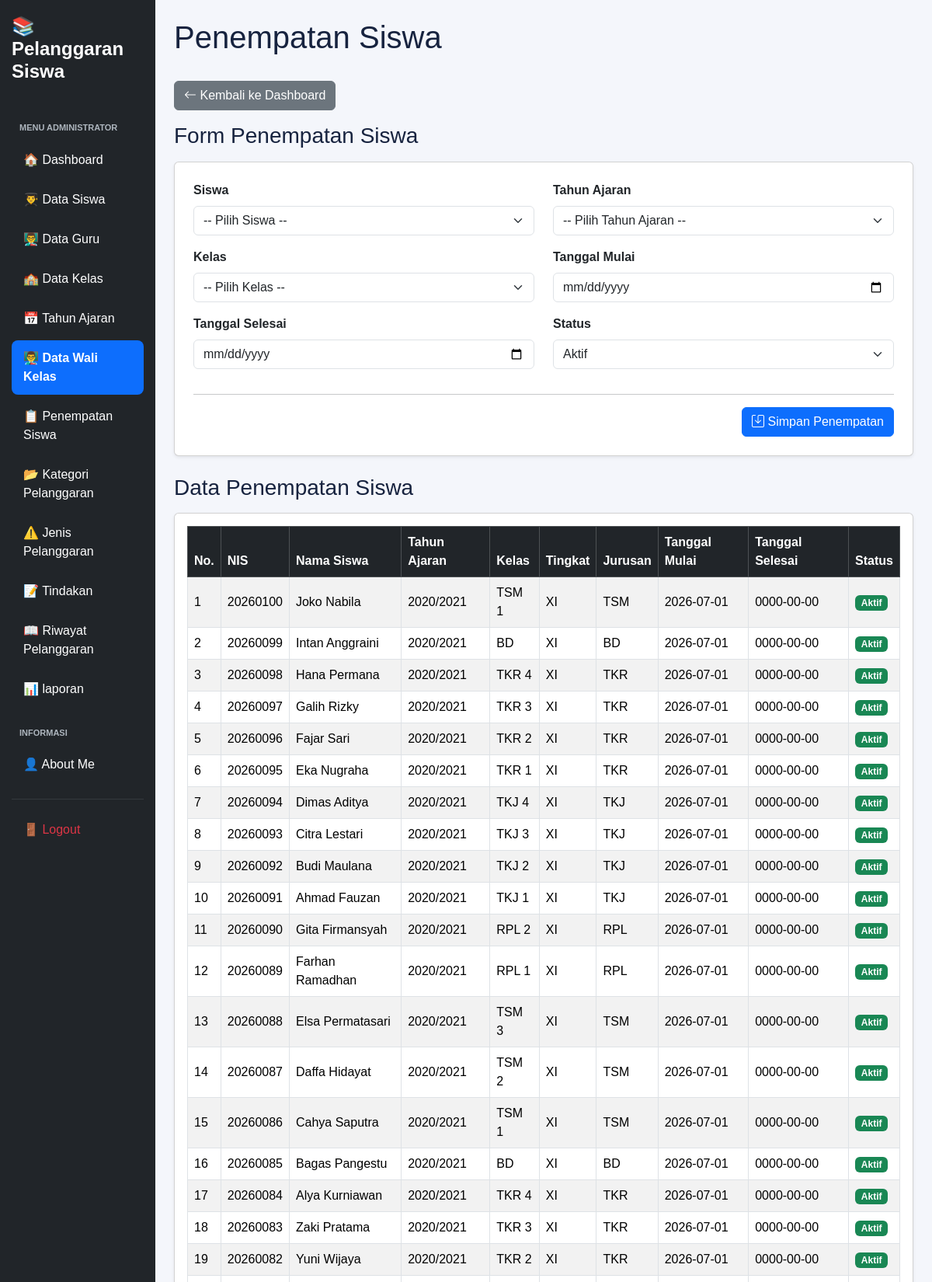
/kelola_walikelas.php (signed in, upper part), run on the app's committed database.
### tables this page shows
CREATE TABLE `t_kelas_siswa` (
  `id` int(11) NOT NULL,
  `siswa_id` int(11) DEFAULT NULL,
  `tahun_ajaran_id` int(11) DEFAULT NULL,
  `kelas_id` int(11) DEFAULT NULL,
  `tanggal_mulai` date NOT NULL,
  `tanggal_selesai` date NOT NULL,
  `status_aktif` tinyint(1) NOT NULL,
  `created_at` timestamp NOT NULL DEFAULT current_timestamp(),
  `updated_at` timestamp NOT NULL DEFAULT current_timestamp()
);

CREATE TABLE `t_siswa` (
  `id` int(11) NOT NULL,
  `nis` varchar(30) DEFAULT NULL,
  `nisn` varchar(20) NOT NULL,
  `nama` varchar(150) DEFAULT NULL,
  `jenis_kelamin` char(1) NOT NULL,
  `tanggal_lahir` date NOT NULL,
  `alamat` text NOT NULL,
  `status_aktif` tinyint(1) NOT NULL,
  `created_at` timestamp NOT NULL DEFAULT current_timestamp(),
  `updated_at` timestamp NOT NULL DEFAULT current_timestamp()
);

CREATE TABLE `t_tahun_ajaran` (
  `id` int(11) NOT NULL,
  `nama` varchar(20) DEFAULT NULL,
  `tanggal_mulai` date NOT NULL,
  `tanggal_selesai` date NOT NULL,
  `status_aktif` tinyint(1) NOT NULL,
  `created_at` timestamp NOT NULL DEFAULT current_timestamp(),
  `updated_at` timestamp NOT NULL DEFAULT current_timestamp()
);

CREATE TABLE `t_kelas` (
  `id` int(11) NOT NULL,
  `nama` varchar(100) DEFAULT NULL,
  `tingkat` varchar(20) NOT NULL,
  `jurusan` varchar(100) NOT NULL,
  `status_aktif` tinyint(1) NOT NULL,
  `created_at` timestamp NOT NULL DEFAULT current_timestamp(),
  `updated_at` timestamp NOT NULL DEFAULT current_timestamp()
);

### kelola_walikelas.php (the view, shortened to what this page needs)
<?php
include 'config/koneksi.php';
$sql = "SELECT
            ks.id,
            s.nis,
            s.nama AS nama_siswa,
            ta.nama AS tahun_ajaran,
            k.nama AS nama_kelas,
            k.tingkat,
            k.jurusan,
            ks.tanggal_mulai,
            ks.tanggal_selesai,
            ks.status_aktif
        FROM t_kelas_siswa ks
        LEFT JOIN t_siswa s ON ks.siswa_id = s.id
        LEFT JOIN t_tahun_ajaran ta ON ks.tahun_ajaran_id = ta.id
        LEFT JOIN t_kelas k ON ks.kelas_id = k.id
        ORDER BY ks.id DESC";
$hasil = mysqli_query($koneksi, $sql);
?>
<!DOCTYPE html>
<html lang="id">
<head>
    <link href="https://cdn.jsdelivr.net/npm/bootstrap@5.3.8/dist/css/bootstrap.min.css"
          rel="stylesheet">
    <link href="https://cdn.jsdelivr.net/npm/bootstrap-icons@1.11.3/font/bootstrap-icons.css"
          rel="stylesheet">
    <link href="https://cdn.datatables.net/2.3.4/css/dataTables.bootstrap5.min.css"
          rel="stylesheet">
    <link rel="stylesheet" href="layout/style.css">
</head>
<body>
<div class="container-fluid">
    <div class="row">
        <?php include 'layout/sidebar.php'; ?>
        <main class="col-md-9 col-lg-10 p-4">
            <div class="d-flex justify-content-between align-items-center mb-4">
                <h1>Penempatan Siswa</h1>
            </div>
            <a href="dashboard.php" class="btn btn-secondary mb-3">
                <i class="bi bi-arrow-left"></i>
                Kembali ke Dashboard
            </a>
            <h3 class="mb-3">Form Penempatan Siswa</h3>
            <div class="card shadow-sm mb-4">
                <div class="card-body p-4">
                    <form action="proses_simpan_penempatan.php" method="POST">
                        <div class="row">
                            <div class="col-md-6 mb-3">
                                <label class="form-label fw-semibold">
                                    Siswa
                                </label>
                                <select name="siswa_id"
                                        class="form-select"
                                        required>
                                    <option value="">
                                        -- Pilih Siswa --
                                    </option>
                                </select>
                            </div>
                            <div class="col-md-6 mb-3">
                                <label class="form-label fw-semibold">
                                    Tahun Ajaran
                                </label>
                                <select name="tahun_ajaran_id"
                                        class="form-select"
                                        required>
                                    <option value="">
                                        -- Pilih Tahun Ajaran --
                                    </option>
                                </select>
                            </div>
                            <div class="col-md-6 mb-3">
                                <label class="form-label fw-semibold">
                                    Kelas
                                </label>
                                <select name="kelas_id"
                                        class="form-select"
                                        required>
                                    <option value="">
                                        -- Pilih Kelas --
                                    </option>
                                </select>
                            </div>
                            <div class="col-md-6 mb-3">
                                <label class="form-label fw-semibold">
                                    Tanggal Mulai
                                </label>
                                <input type="date"
                                       name="tanggal_mulai"
                                       class="form-control"
                                       required>
                            </div>
                            <div class="col-md-6 mb-3">
                                <label class="form-label fw-semibold">
                                    Tanggal Selesai
                                </label>
                                <input type="date"
                                       name="tanggal_selesai"
                                       class="form-control"
                                       required>
                            </div>
                            <div class="col-md-6 mb-3">
                                <label class="form-label fw-semibold">
                                    Status
                                </label>
                                <select name="status_aktif"
                                        class="form-select"
                                        required>
                                    <option value="1">Aktif</option>
                                </select>
                            </div>
                        </div>
                        <hr>
                        <div class="d-flex justify-content-end">
                            <button type="submit" class="btn btn-primary">
                                <i class="bi bi-save"></i>
                                Simpan Penempatan
                            </button>
                        </div>
                    </form>
                </div>
            </div>
            <h3 class="mb-3">Data Penempatan Siswa</h3>
            <div class="card shadow-sm">
                <div class="card-body">
                    <div class="table-responsive">
                        <table id="tabelPenempatan"
                               class="table table-striped table-bordered table-hover align-middle w-100">
                            <thead class="table-dark">
                                <tr>
                                    <th>No.</th>
                                    <th>NIS</th>
                                    <th>Nama Siswa</th>
                                    <th>Tahun Ajaran</th>
                                    <th>Kelas</th>
                                    <th>Tingkat</th>
                                    <th>Jurusan</th>
                                    <th>Tanggal Mulai</th>
                                    <th>Tanggal Selesai</th>
                                    <th>Status</th>
                                </tr>
                            </thead>
                            <tbody>
                                <?php
                                $no = 1;
                                while ($row = mysqli_fetch_assoc($hasil)) {
                                ?>
                                <tr>
                                    <td><?= $no++ ?></td>
                                    <td>
                                        <?= htmlspecialchars($row['nis'] ?? '-') ?>
                                    </td>
                                    <td>
                                        <?= htmlspecialchars($row['nama_siswa'] ?? '-') ?>
                                    </td>
                                    <td>
                                        <?= htmlspecialchars($row['tahun_ajaran'] ?? '-') ?>
                                    </td>
                                    <td>
                                        <?= htmlspecialchars($row['nama_kelas'] ?? '-') ?>
                                    </td>
                                    <td>
                                        <?= htmlspecialchars($row['tingkat'] ?? '-') ?>
                                    </td>
                                    <td>
                                        <?= htmlspecialchars($row['jurusan'] ?? '-') ?>
                                    </td>
                                    <td>
                                        <?= htmlspecialchars($row['tanggal_mulai'] ?? '-') ?>
                                    </td>
                                    <td>
                                        <?= htmlspecialchars($row['tanggal_selesai'] ?? '-') ?>
                                    </td>
                                    <td>
                                        <?php if ($row['status_aktif'] == 1) { ?>
                                            <span class="badge bg-success">
                                                Aktif
                                            </span>
                                        <?php } else { ?>
                                            <span class="badge bg-secondary">
                                                Tidak Aktif
                                            </span>
                                        <?php } ?>
                                    </td>
                                </tr>
                                <?php } ?>
                            </tbody>
                        </table>
                    </div>
                </div>
            </div>
        </main>
    </div>
</div>
</body>
</html>

### layout/style.css (style rules this page uses)
:root { --primary: #3659d9; --navy: #17233f; --background: #f4f6fb; --text-muted: #778198; --border: #e8ecf4; }
* { box-sizing: border-box; }
body { margin: 0; font-family: 'Poppins', sans-serif; background: var(--background); color: var(--navy); }

### data on the page
t_kelas_siswa: siswa.nis "20260100", siswa.nama "Joko Nabila", tahun_ajaran.nama "2020/2021", kelas.nama "TSM 1", kelas.tingkat "XI", kelas.jurusan "TSM", tanggal_mulai "2026-07-01", tanggal_selesai "0000-00-00", status_aktif "Aktif"
t_kelas_siswa: siswa.nis "20260099", siswa.nama "Intan Anggraini", tahun_ajaran.nama "2020/2021", kelas.nama "BD", kelas.tingkat "XI", kelas.jurusan "BD", tanggal_mulai "2026-07-01", tanggal_selesai "0000-00-00", status_aktif "Aktif"
t_kelas_siswa: siswa.nis "20260098", siswa.nama "Hana Permana", tahun_ajaran.nama "2020/2021", kelas.nama "TKR 4", kelas.tingkat "XI", kelas.jurusan "TKR", tanggal_mulai "2026-07-01", tanggal_selesai "0000-00-00", status_aktif "Aktif"
t_kelas_siswa: siswa.nis "20260097", siswa.nama "Galih Rizky", tahun_ajaran.nama "2020/2021", kelas.nama "TKR 3", kelas.tingkat "XI", kelas.jurusan "TKR", tanggal_mulai "2026-07-01", tanggal_selesai "0000-00-00", status_aktif "Aktif"
t_kelas_siswa: siswa.nis "20260096", siswa.nama "Fajar Sari", tahun_ajaran.nama "2020/2021", kelas.nama "TKR 2", kelas.tingkat "XI", kelas.jurusan "TKR", tanggal_mulai "2026-07-01", tanggal_selesai "0000-00-00", status_aktif "Aktif"
t_kelas_siswa: siswa.nis "20260095", siswa.nama "Eka Nugraha", tahun_ajaran.nama "2020/2021", kelas.nama "TKR 1", kelas.tingkat "XI", kelas.jurusan "TKR", tanggal_mulai "2026-07-01", tanggal_selesai "0000-00-00", status_aktif "Aktif"
t_kelas_siswa: siswa.nis "20260094", siswa.nama "Dimas Aditya", tahun_ajaran.nama "2020/2021", kelas.nama "TKJ 4", kelas.tingkat "XI", kelas.jurusan "TKJ", tanggal_mulai "2026-07-01", tanggal_selesai "0000-00-00", status_aktif "Aktif"
t_kelas_siswa: siswa.nis "20260093", siswa.nama "Citra Lestari", tahun_ajaran.nama "2020/2021", kelas.nama "TKJ 3", kelas.tingkat "XI", kelas.jurusan "TKJ", tanggal_mulai "2026-07-01", tanggal_selesai "0000-00-00", status_aktif "Aktif"
t_kelas_siswa: siswa.nis "20260092", siswa.nama "Budi Maulana", tahun_ajaran.nama "2020/2021", kelas.nama "TKJ 2", kelas.tingkat "XI", kelas.jurusan "TKJ", tanggal_mulai "2026-07-01", tanggal_selesai "0000-00-00", status_aktif "Aktif"
t_kelas_siswa: siswa.nis "20260091", siswa.nama "Ahmad Fauzan", tahun_ajaran.nama "2020/2021", kelas.nama "TKJ 1", kelas.tingkat "XI", kelas.jurusan "TKJ", tanggal_mulai "2026-07-01", tanggal_selesai "0000-00-00", status_aktif "Aktif"
t_kelas_siswa: siswa.nis "20260090", siswa.nama "Gita Firmansyah", tahun_ajaran.nama "2020/2021", kelas.nama "RPL 2", kelas.tingkat "XI", kelas.jurusan "RPL", tanggal_mulai "2026-07-01", tanggal_selesai "0000-00-00", status_aktif "Aktif"
t_kelas_siswa: siswa.nis "20260089", siswa.nama "Farhan Ramadhan", tahun_ajaran.nama "2020/2021", kelas.nama "RPL 1", kelas.tingkat "XI", kelas.jurusan "RPL", tanggal_mulai "2026-07-01", tanggal_selesai "0000-00-00", status_aktif "Aktif"
t_kelas_siswa: siswa.nis "20260088", siswa.nama "Elsa Permatasari", tahun_ajaran.nama "2020/2021", kelas.nama "TSM 3", kelas.tingkat "XI", kelas.jurusan "TSM", tanggal_mulai "2026-07-01", tanggal_selesai "0000-00-00", status_aktif "Aktif"
t_kelas_siswa: siswa.nis "20260087", siswa.nama "Daffa Hidayat", tahun_ajaran.nama "2020/2021", kelas.nama "TSM 2", kelas.tingkat "XI", kelas.jurusan "TSM", tanggal_mulai "2026-07-01", tanggal_selesai "0000-00-00", status_aktif "Aktif"
t_kelas_siswa: siswa.nis "20260086", siswa.nama "Cahya Saputra", tahun_ajaran.nama "2020/2021", kelas.nama "TSM 1", kelas.tingkat "XI", kelas.jurusan "TSM", tanggal_mulai "2026-07-01", tanggal_selesai "0000-00-00", status_aktif "Aktif"
t_kelas_siswa: siswa.nis "20260085", siswa.nama "Bagas Pangestu", tahun_ajaran.nama "2020/2021", kelas.nama "BD", kelas.tingkat "XI", kelas.jurusan "BD", tanggal_mulai "2026-07-01", tanggal_selesai "0000-00-00", status_aktif "Aktif"
t_kelas_siswa: siswa.nis "20260084", siswa.nama "Alya Kurniawan", tahun_ajaran.nama "2020/2021", kelas.nama "TKR 4", kelas.tingkat "XI", kelas.jurusan "TKR", tanggal_mulai "2026-07-01", tanggal_selesai "0000-00-00", status_aktif "Aktif"
t_kelas_siswa: siswa.nis "20260083", siswa.nama "Zaki Pratama", tahun_ajaran.nama "2020/2021", kelas.nama "TKR 3", kelas.tingkat "XI", kelas.jurusan "TKR", tanggal_mulai "2026-07-01", tanggal_selesai "0000-00-00", status_aktif "Aktif"
t_kelas_siswa: siswa.nis "20260082", siswa.nama "Yuni Wijaya", tahun_ajaran.nama "2020/2021", kelas.nama "TKR 2", kelas.tingkat "XI", kelas.jurusan "TKR", tanggal_mulai "2026-07-01", tanggal_selesai "0000-00-00", status_aktif "Aktif"
